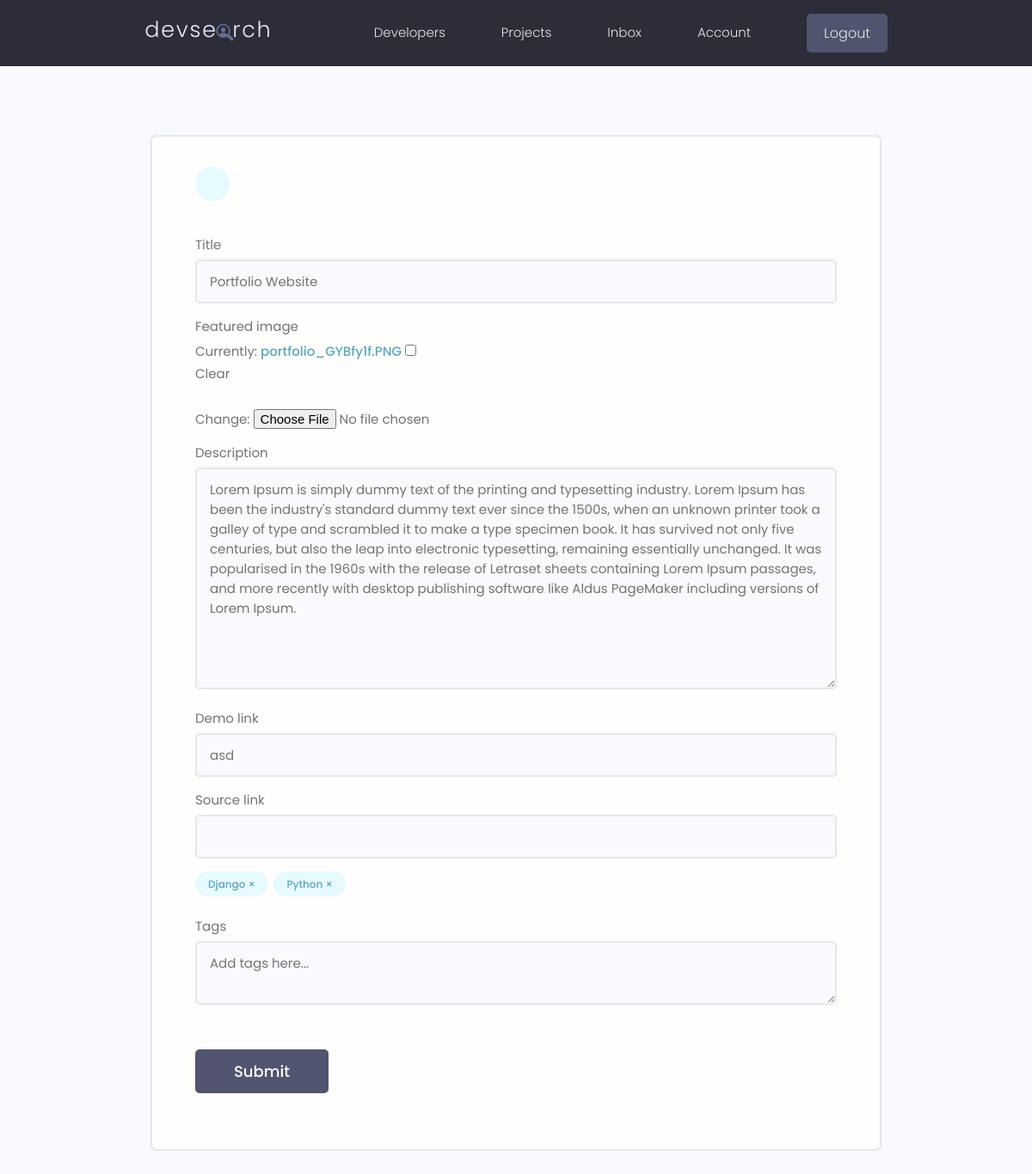
Page /projects/update-project/c2f44ccd-2052-4bcf-bc39-3b26b75681ae/ (signed in) on the earlier database version.
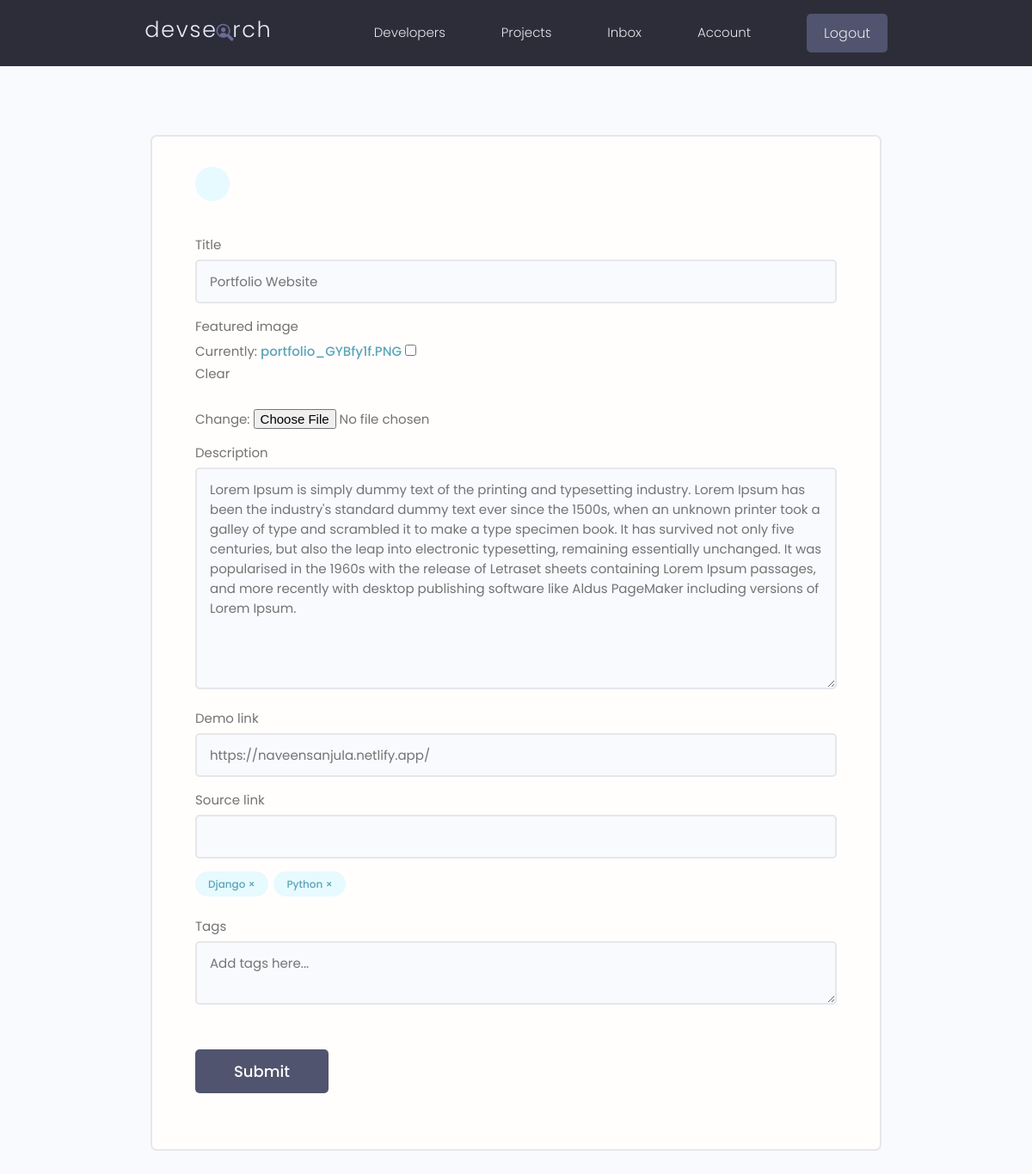
Same page on the later database version.
### projects/models.py (models this page shows, shortened)
class Project(models.Model):
    owner = models.ForeignKey(
        Profile, null=True, blank=True, on_delete=models.CASCADE)
    title = models.CharField(max_length=200)
    description = models.TextField(null=True, blank=True)
    featured_image = models.ImageField(
        null=True, blank=True, default="default.jpg")
    demo_link = models.CharField(max_length=2000, null=True, blank=True)
    source_link = models.CharField(max_length=2000, null=True, blank=True)
    tags = models.ManyToManyField('Tag', blank=True)
    vote_total = models.IntegerField(default=0, null=True, blank=True)
    vote_ratio = models.IntegerField(default=0, null=True, blank=True)
    created = models.DateTimeField(auto_now_add=True)
    id = models.UUIDField(default=uuid.uuid4, unique=True,
                          primary_key=True, editable=False)
    class Meta:
        ordering = ['-vote_ratio', '-vote_total', 'title']

### projects/views.py (the view, shortened to what this page needs)
# urls.py: path('update-project/<str:pk>/', views.updateProject, name="update-project"),
@login_required(login_url="login")
def updateProject(request, pk):
    profile = request.user.profile
    project = profile.project_set.get(id=pk)
    form = ProjectForm(instance=project)
    context = {'form': form, 'project': project}
    return render(request, "projects/project_form.html", context)

### projects/forms.py
class ProjectForm(ModelForm):
    class Meta:
        model = Project
        fields = ['title', 'featured_image', 'description',
                  'demo_link', 'source_link']
        widgets = {
            'tags': forms.CheckboxSelectMultiple(),
        }
    def __init__(self, *args, **kwargs):
        super(ProjectForm, self).__init__(*args, **kwargs)
        for name, field in self.fields.items():
            field.widget.attrs.update({'class': 'input'})

### projects/templates/projects/project_form.html (shortened to what this page needs)
{% extends 'main.html' %}
{% block content %}
<main class="formPage my-xl">
    <div class="content-box">
        <div class="formWrapper">
            <a class="backButton" href="{% url 'account' %}"></a>
            <br>
            <form class="form" method="POST" enctype="multipart/form-data">
                {% for field in form %}
                <div class="form__field">
                    <label for="formInput#text">{{field.label}}</label>
                    {{field}}
                </div>
                {% endfor %}
                <div class="form__field">
                    {% for tag in project.tags.all %}
                    <div class="project-tag tag tag--pill tag--main" data-tag="{{tag.id}}"
                        data-project="{{project.id}}">{{tag.name}} &#215;</div>
                    {% endfor %}
                </div>
                <div class="form__field">
                    <label for="formInput#text">Tags</label>
                    <textarea class="input" name="newtags" placeholder="Add tags here..."></textarea>
                </div>
                <input class="btn btn--sub btn--lg  my-md" type="submit" value="Submit" />
            </form>
        </div>
    </div>
</main>
{% endblock content %}

Differences in the rows shown:
changed Project "Portfolio Website": demo_link "asd" → "https://naveensanjula.netlify.app/"
